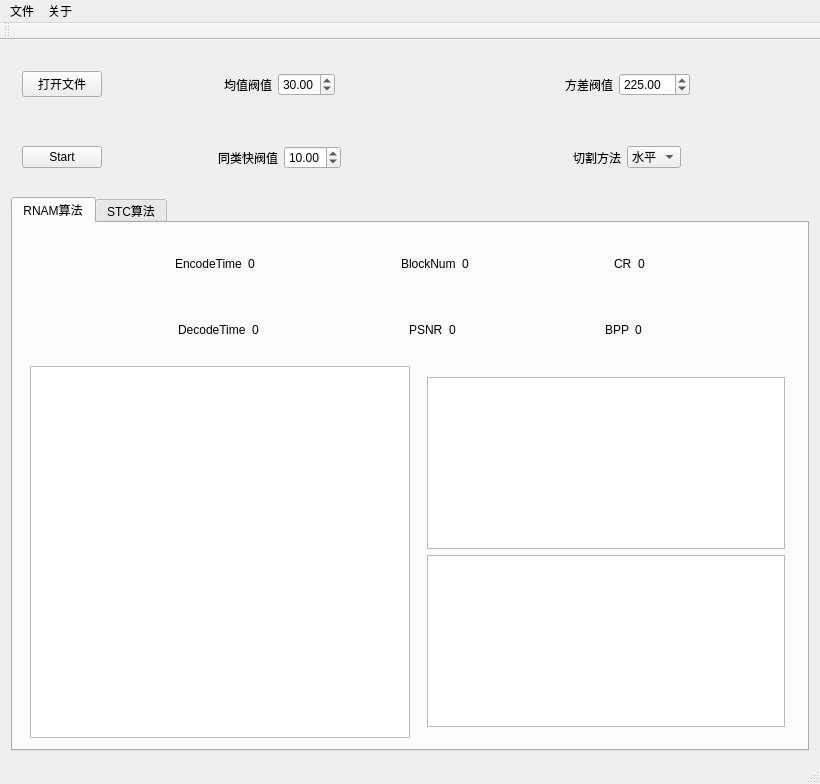
<?xml version="1.0" encoding="UTF-8"?>
<ui version="4.0">
 <class>WindowClass</class>
 <widget class="QMainWindow" name="WindowClass">
  <property name="geometry">
   <rect>
    <x>0</x>
    <y>0</y>
    <width>820</width>
    <height>784</height>
   </rect>
  </property>
  <property name="minimumSize">
   <size>
    <width>300</width>
    <height>300</height>
   </size>
  </property>
  <property name="windowTitle">
   <string>灰度图像压缩</string>
  </property>
  <widget class="QWidget" name="centralWidget">
   <layout class="QGridLayout" name="gridLayout_2">
    <item row="1" column="0">
     <widget class="QWidget" name="widget_2" native="true">
      <property name="maximumSize">
       <size>
        <width>16777215</width>
        <height>1000</height>
       </size>
      </property>
      <layout class="QHBoxLayout" name="horizontalLayout">
       <item>
        <widget class="QPushButton" name="start">
         <property name="text">
          <string>Start</string>
         </property>
        </widget>
       </item>
       <item>
        <widget class="QWidget" name="widget_7" native="true">
         <layout class="QHBoxLayout" name="horizontalLayout_8">
          <item>
           <spacer name="horizontalSpacer_4">
            <property name="orientation">
             <enum>Qt::Horizontal</enum>
            </property>
            <property name="sizeHint" stdset="0">
             <size>
              <width>30</width>
              <height>20</height>
             </size>
            </property>
           </spacer>
          </item>
          <item>
           <widget class="QLabel" name="label_3">
            <property name="text">
             <string>同类快阀值</string>
            </property>
           </widget>
          </item>
          <item>
           <widget class="QDoubleSpinBox" name="margin">
            <property name="value">
             <double>10.000000000000000</double>
            </property>
           </widget>
          </item>
          <item>
           <spacer name="horizontalSpacer_3">
            <property name="orientation">
             <enum>Qt::Horizontal</enum>
            </property>
            <property name="sizeHint" stdset="0">
             <size>
              <width>30</width>
              <height>20</height>
             </size>
            </property>
           </spacer>
          </item>
         </layout>
        </widget>
       </item>
       <item>
        <widget class="QWidget" name="widget_3" native="true">
         <layout class="QHBoxLayout" name="horizontalLayout_6">
          <item>
           <spacer name="horizontalSpacer_2">
            <property name="orientation">
             <enum>Qt::Horizontal</enum>
            </property>
            <property name="sizeHint" stdset="0">
             <size>
              <width>30</width>
              <height>20</height>
             </size>
            </property>
           </spacer>
          </item>
          <item>
           <widget class="QLabel" name="label">
            <property name="text">
             <string>切割方法</string>
            </property>
           </widget>
          </item>
          <item>
           <widget class="QComboBox" name="cutMethod">
            <property name="enabled">
             <bool>true</bool>
            </property>
            <property name="sizeIncrement">
             <size>
              <width>0</width>
              <height>0</height>
             </size>
            </property>
            <property name="baseSize">
             <size>
              <width>0</width>
              <height>0</height>
             </size>
            </property>
            <property name="editable">
             <bool>false</bool>
            </property>
            <item>
             <property name="text">
              <string>水平</string>
             </property>
            </item>
            <item>
             <property name="text">
              <string>垂直</string>
             </property>
            </item>
           </widget>
          </item>
          <item>
           <spacer name="horizontalSpacer">
            <property name="orientation">
             <enum>Qt::Horizontal</enum>
            </property>
            <property name="sizeHint" stdset="0">
             <size>
              <width>30</width>
              <height>20</height>
             </size>
            </property>
           </spacer>
          </item>
         </layout>
        </widget>
       </item>
      </layout>
     </widget>
    </item>
    <item row="0" column="0">
     <widget class="QWidget" name="widget" native="true">
      <property name="maximumSize">
       <size>
        <width>16777215</width>
        <height>10000</height>
       </size>
      </property>
      <layout class="QGridLayout" name="gridLayout">
       <item row="0" column="1">
        <widget class="QWidget" name="widget_4" native="true">
         <layout class="QHBoxLayout" name="horizontalLayout_7">
          <item>
           <spacer name="horizontalSpacer_8">
            <property name="orientation">
             <enum>Qt::Horizontal</enum>
            </property>
            <property name="sizeHint" stdset="0">
             <size>
              <width>30</width>
              <height>20</height>
             </size>
            </property>
           </spacer>
          </item>
          <item>
           <widget class="QLabel" name="label_5">
            <property name="text">
             <string>均值阀值</string>
            </property>
           </widget>
          </item>
          <item>
           <widget class="QDoubleSpinBox" name="ratio">
            <property name="value">
             <double>30.000000000000000</double>
            </property>
           </widget>
          </item>
          <item>
           <spacer name="horizontalSpacer_7">
            <property name="orientation">
             <enum>Qt::Horizontal</enum>
            </property>
            <property name="sizeHint" stdset="0">
             <size>
              <width>30</width>
              <height>20</height>
             </size>
            </property>
           </spacer>
          </item>
         </layout>
        </widget>
       </item>
       <item row="0" column="0">
        <widget class="QPushButton" name="openFile2">
         <property name="text">
          <string>打开文件</string>
         </property>
        </widget>
       </item>
       <item row="0" column="2">
        <widget class="QWidget" name="widget_6" native="true">
         <layout class="QHBoxLayout" name="horizontalLayout_2">
          <item>
           <spacer name="horizontalSpacer_6">
            <property name="orientation">
             <enum>Qt::Horizontal</enum>
            </property>
            <property name="sizeHint" stdset="0">
             <size>
              <width>30</width>
              <height>20</height>
             </size>
            </property>
           </spacer>
          </item>
          <item>
           <widget class="QLabel" name="label_4">
            <property name="text">
             <string>方差阀值</string>
            </property>
           </widget>
          </item>
          <item>
           <widget class="QDoubleSpinBox" name="variance">
            <property name="maximum">
             <double>1000.000000000000000</double>
            </property>
            <property name="value">
             <double>225.000000000000000</double>
            </property>
           </widget>
          </item>
          <item>
           <spacer name="horizontalSpacer_5">
            <property name="orientation">
             <enum>Qt::Horizontal</enum>
            </property>
            <property name="sizeHint" stdset="0">
             <size>
              <width>30</width>
              <height>20</height>
             </size>
            </property>
           </spacer>
          </item>
         </layout>
        </widget>
       </item>
      </layout>
     </widget>
    </item>
    <item row="2" column="0">
     <widget class="QTabWidget" name="tabWidget">
      <property name="sizePolicy">
       <sizepolicy hsizetype="Preferred" vsizetype="Expanding">
        <horstretch>0</horstretch>
        <verstretch>0</verstretch>
       </sizepolicy>
      </property>
      <property name="minimumSize">
       <size>
        <width>0</width>
        <height>200</height>
       </size>
      </property>
      <property name="currentIndex">
       <number>0</number>
      </property>
      <widget class="QWidget" name="tab_2">
       <attribute name="title">
        <string>RNAM算法</string>
       </attribute>
       <layout class="QGridLayout" name="gridLayout_4">
        <item row="0" column="0" colspan="3">
         <widget class="QWidget" name="widget_10" native="true">
          <property name="sizePolicy">
           <sizepolicy hsizetype="Minimum" vsizetype="Minimum">
            <horstretch>0</horstretch>
            <verstretch>0</verstretch>
           </sizepolicy>
          </property>
          <property name="minimumSize">
           <size>
            <width>599</width>
            <height>60</height>
           </size>
          </property>
          <property name="maximumSize">
           <size>
            <width>16777215</width>
            <height>60</height>
           </size>
          </property>
          <property name="sizeIncrement">
           <size>
            <width>0</width>
            <height>10</height>
           </size>
          </property>
          <layout class="QHBoxLayout" name="horizontalLayout_5">
           <item>
            <spacer name="horizontalSpacer_9">
             <property name="orientation">
              <enum>Qt::Horizontal</enum>
             </property>
             <property name="sizeHint" stdset="0">
              <size>
               <width>40</width>
               <height>20</height>
              </size>
             </property>
            </spacer>
           </item>
           <item>
            <widget class="QLabel" name="label_19">
             <property name="text">
              <string>EncodeTime</string>
             </property>
            </widget>
           </item>
           <item>
            <widget class="QLabel" name="encodeTime">
             <property name="text">
              <string>0</string>
             </property>
            </widget>
           </item>
           <item>
            <spacer name="horizontalSpacer_10">
             <property name="orientation">
              <enum>Qt::Horizontal</enum>
             </property>
             <property name="sizeHint" stdset="0">
              <size>
               <width>40</width>
               <height>20</height>
              </size>
             </property>
            </spacer>
           </item>
           <item>
            <widget class="QLabel" name="label_20">
             <property name="text">
              <string>BlockNum</string>
             </property>
            </widget>
           </item>
           <item>
            <widget class="QLabel" name="blockNum_3">
             <property name="text">
              <string>0</string>
             </property>
            </widget>
           </item>
           <item>
            <spacer name="horizontalSpacer_11">
             <property name="orientation">
              <enum>Qt::Horizontal</enum>
             </property>
             <property name="sizeHint" stdset="0">
              <size>
               <width>40</width>
               <height>20</height>
              </size>
             </property>
            </spacer>
           </item>
           <item>
            <widget class="QLabel" name="label_22">
             <property name="text">
              <string>CR</string>
             </property>
            </widget>
           </item>
           <item>
            <widget class="QLabel" name="cr_2">
             <property name="text">
              <string>0</string>
             </property>
            </widget>
           </item>
           <item>
            <spacer name="horizontalSpacer_12">
             <property name="orientation">
              <enum>Qt::Horizontal</enum>
             </property>
             <property name="sizeHint" stdset="0">
              <size>
               <width>40</width>
               <height>20</height>
              </size>
             </property>
            </spacer>
           </item>
          </layout>
         </widget>
        </item>
        <item row="2" column="2">
         <widget class="QWidget" name="widget_9" native="true">
          <property name="sizePolicy">
           <sizepolicy hsizetype="Expanding" vsizetype="Expanding">
            <horstretch>0</horstretch>
            <verstretch>0</verstretch>
           </sizepolicy>
          </property>
          <layout class="QVBoxLayout" name="verticalLayout">
           <item>
            <widget class="QGraphicsView" name="RNAM_2">
             <property name="sizePolicy">
              <sizepolicy hsizetype="Expanding" vsizetype="Expanding">
               <horstretch>0</horstretch>
               <verstretch>0</verstretch>
              </sizepolicy>
             </property>
            </widget>
           </item>
           <item>
            <widget class="QGraphicsView" name="RNAM"/>
           </item>
          </layout>
         </widget>
        </item>
        <item row="1" column="0" colspan="3">
         <widget class="QWidget" name="widget_11" native="true">
          <property name="sizePolicy">
           <sizepolicy hsizetype="Minimum" vsizetype="Minimum">
            <horstretch>0</horstretch>
            <verstretch>0</verstretch>
           </sizepolicy>
          </property>
          <property name="minimumSize">
           <size>
            <width>599</width>
            <height>60</height>
           </size>
          </property>
          <property name="maximumSize">
           <size>
            <width>16777215</width>
            <height>60</height>
           </size>
          </property>
          <layout class="QHBoxLayout" name="horizontalLayout_9">
           <item>
            <spacer name="horizontalSpacer_13">
             <property name="orientation">
              <enum>Qt::Horizontal</enum>
             </property>
             <property name="sizeHint" stdset="0">
              <size>
               <width>40</width>
               <height>20</height>
              </size>
             </property>
            </spacer>
           </item>
           <item>
            <widget class="QLabel" name="label_23">
             <property name="text">
              <string>DecodeTime</string>
             </property>
            </widget>
           </item>
           <item>
            <widget class="QLabel" name="decodeTime">
             <property name="text">
              <string>0</string>
             </property>
            </widget>
           </item>
           <item>
            <spacer name="horizontalSpacer_14">
             <property name="orientation">
              <enum>Qt::Horizontal</enum>
             </property>
             <property name="sizeHint" stdset="0">
              <size>
               <width>40</width>
               <height>20</height>
              </size>
             </property>
            </spacer>
           </item>
           <item>
            <widget class="QLabel" name="label_25">
             <property name="text">
              <string>PSNR</string>
             </property>
            </widget>
           </item>
           <item>
            <widget class="QLabel" name="psnr_2">
             <property name="text">
              <string>0</string>
             </property>
            </widget>
           </item>
           <item>
            <spacer name="horizontalSpacer_15">
             <property name="orientation">
              <enum>Qt::Horizontal</enum>
             </property>
             <property name="sizeHint" stdset="0">
              <size>
               <width>40</width>
               <height>20</height>
              </size>
             </property>
            </spacer>
           </item>
           <item>
            <widget class="QLabel" name="label_21">
             <property name="text">
              <string>BPP</string>
             </property>
            </widget>
           </item>
           <item>
            <widget class="QLabel" name="bpp_2">
             <property name="text">
              <string>0</string>
             </property>
            </widget>
           </item>
           <item>
            <spacer name="horizontalSpacer_16">
             <property name="orientation">
              <enum>Qt::Horizontal</enum>
             </property>
             <property name="sizeHint" stdset="0">
              <size>
               <width>40</width>
               <height>20</height>
              </size>
             </property>
            </spacer>
           </item>
          </layout>
         </widget>
        </item>
        <item row="2" column="1">
         <widget class="QGraphicsView" name="RNAM_3"/>
        </item>
       </layout>
      </widget>
      <widget class="QWidget" name="tab">
       <attribute name="title">
        <string>STC算法</string>
       </attribute>
       <layout class="QGridLayout" name="gridLayout_3">
        <item row="3" column="1">
         <widget class="QGraphicsView" name="STC_2"/>
        </item>
        <item row="1" column="0" colspan="2">
         <widget class="QWidget" name="widget_8" native="true">
          <property name="maximumSize">
           <size>
            <width>16777215</width>
            <height>60</height>
           </size>
          </property>
          <layout class="QHBoxLayout" name="horizontalLayout_4">
           <item>
            <spacer name="horizontalSpacer_18">
             <property name="orientation">
              <enum>Qt::Horizontal</enum>
             </property>
             <property name="sizeHint" stdset="0">
              <size>
               <width>40</width>
               <height>20</height>
              </size>
             </property>
            </spacer>
           </item>
           <item>
            <widget class="QLabel" name="label_6">
             <property name="text">
              <string>CverTime</string>
             </property>
            </widget>
           </item>
           <item>
            <widget class="QLabel" name="cverTime">
             <property name="text">
              <string>0</string>
             </property>
            </widget>
           </item>
           <item>
            <spacer name="horizontalSpacer_20">
             <property name="orientation">
              <enum>Qt::Horizontal</enum>
             </property>
             <property name="sizeHint" stdset="0">
              <size>
               <width>40</width>
               <height>20</height>
              </size>
             </property>
            </spacer>
           </item>
           <item>
            <widget class="QLabel" name="label_10">
             <property name="text">
              <string>BlockNum_2</string>
             </property>
            </widget>
           </item>
           <item>
            <widget class="QLabel" name="blockNum_2">
             <property name="text">
              <string>0</string>
             </property>
            </widget>
           </item>
           <item>
            <spacer name="horizontalSpacer_21">
             <property name="orientation">
              <enum>Qt::Horizontal</enum>
             </property>
             <property name="sizeHint" stdset="0">
              <size>
               <width>40</width>
               <height>20</height>
              </size>
             </property>
            </spacer>
           </item>
           <item>
            <widget class="QLabel" name="label_13">
             <property name="text">
              <string>PSNR</string>
             </property>
            </widget>
           </item>
           <item>
            <widget class="QLabel" name="psnr">
             <property name="text">
              <string>0</string>
             </property>
            </widget>
           </item>
           <item>
            <spacer name="horizontalSpacer_25">
             <property name="orientation">
              <enum>Qt::Horizontal</enum>
             </property>
             <property name="sizeHint" stdset="0">
              <size>
               <width>40</width>
               <height>20</height>
              </size>
             </property>
            </spacer>
           </item>
           <item>
            <widget class="QLabel" name="label_15">
             <property name="text">
              <string>AreaNum</string>
             </property>
            </widget>
           </item>
           <item>
            <widget class="QLabel" name="areaNum">
             <property name="text">
              <string>0</string>
             </property>
            </widget>
           </item>
           <item>
            <spacer name="horizontalSpacer_26">
             <property name="orientation">
              <enum>Qt::Horizontal</enum>
             </property>
             <property name="sizeHint" stdset="0">
              <size>
               <width>40</width>
               <height>20</height>
              </size>
             </property>
            </spacer>
           </item>
          </layout>
         </widget>
        </item>
        <item row="4" column="1">
         <widget class="QGraphicsView" name="STC_4"/>
        </item>
        <item row="0" column="0" colspan="2">
         <widget class="QWidget" name="widget_5" native="true">
          <property name="maximumSize">
           <size>
            <width>16777215</width>
            <height>60</height>
           </size>
          </property>
          <property name="sizeIncrement">
           <size>
            <width>0</width>
            <height>10</height>
           </size>
          </property>
          <layout class="QHBoxLayout" name="horizontalLayout_3">
           <item>
            <spacer name="horizontalSpacer_17">
             <property name="orientation">
              <enum>Qt::Horizontal</enum>
             </property>
             <property name="sizeHint" stdset="0">
              <size>
               <width>40</width>
               <height>20</height>
              </size>
             </property>
            </spacer>
           </item>
           <item>
            <widget class="QLabel" name="label_2">
             <property name="text">
              <string>CodeTime</string>
             </property>
            </widget>
           </item>
           <item>
            <widget class="QLabel" name="codeTime">
             <property name="text">
              <string>0</string>
             </property>
            </widget>
           </item>
           <item>
            <spacer name="horizontalSpacer_19">
             <property name="orientation">
              <enum>Qt::Horizontal</enum>
             </property>
             <property name="sizeHint" stdset="0">
              <size>
               <width>40</width>
               <height>20</height>
              </size>
             </property>
            </spacer>
           </item>
           <item>
            <widget class="QLabel" name="label_7">
             <property name="text">
              <string>BlockNum</string>
             </property>
            </widget>
           </item>
           <item>
            <widget class="QLabel" name="blockNum">
             <property name="text">
              <string>0</string>
             </property>
            </widget>
           </item>
           <item>
            <spacer name="horizontalSpacer_22">
             <property name="orientation">
              <enum>Qt::Horizontal</enum>
             </property>
             <property name="sizeHint" stdset="0">
              <size>
               <width>40</width>
               <height>20</height>
              </size>
             </property>
            </spacer>
           </item>
           <item>
            <widget class="QLabel" name="label_9">
             <property name="text">
              <string>BPP</string>
             </property>
            </widget>
           </item>
           <item>
            <widget class="QLabel" name="bpp">
             <property name="text">
              <string>0</string>
             </property>
            </widget>
           </item>
           <item>
            <spacer name="horizontalSpacer_23">
             <property name="orientation">
              <enum>Qt::Horizontal</enum>
             </property>
             <property name="sizeHint" stdset="0">
              <size>
               <width>40</width>
               <height>20</height>
              </size>
             </property>
            </spacer>
           </item>
           <item>
            <widget class="QLabel" name="label_11">
             <property name="text">
              <string>CR</string>
             </property>
            </widget>
           </item>
           <item>
            <widget class="QLabel" name="cr">
             <property name="text">
              <string>0</string>
             </property>
            </widget>
           </item>
           <item>
            <spacer name="horizontalSpacer_24">
             <property name="orientation">
              <enum>Qt::Horizontal</enum>
             </property>
             <property name="sizeHint" stdset="0">
              <size>
               <width>40</width>
               <height>20</height>
              </size>
             </property>
            </spacer>
           </item>
          </layout>
         </widget>
        </item>
        <item row="4" column="0">
         <widget class="QGraphicsView" name="STC"/>
        </item>
        <item row="3" column="0">
         <widget class="QGraphicsView" name="STC_3"/>
        </item>
       </layout>
      </widget>
     </widget>
    </item>
   </layout>
  </widget>
  <widget class="QMenuBar" name="menuBar">
   <property name="geometry">
    <rect>
     <x>0</x>
     <y>0</y>
     <width>820</width>
     <height>17</height>
    </rect>
   </property>
   <widget class="QMenu" name="fileMenu">
    <property name="title">
     <string>文件</string>
    </property>
    <addaction name="openFile"/>
    <addaction name="saveRNAM"/>
    <addaction name="saveSTC"/>
   </widget>
   <widget class="QMenu" name="aboutMenu">
    <property name="title">
     <string>关于</string>
    </property>
    <addaction name="about"/>
   </widget>
   <addaction name="fileMenu"/>
   <addaction name="aboutMenu"/>
  </widget>
  <widget class="QStatusBar" name="statusBar"/>
  <widget class="QToolBar" name="mainToolBar">
   <attribute name="toolBarArea">
    <enum>TopToolBarArea</enum>
   </attribute>
   <attribute name="toolBarBreak">
    <bool>false</bool>
   </attribute>
  </widget>
  <action name="openFile">
   <property name="text">
    <string>打开图片</string>
   </property>
  </action>
  <action name="saveRNAM">
   <property name="text">
    <string>保存RNAM算法结果</string>
   </property>
  </action>
  <action name="about">
   <property name="text">
    <string>关于</string>
   </property>
  </action>
  <action name="saveSTC">
   <property name="text">
    <string>保存STC算法结果</string>
   </property>
  </action>
 </widget>
 <layoutdefault spacing="6" margin="11"/>
 <resources>
  <include location="Project1.qrc"/>
 </resources>
 <connections/>
</ui>
